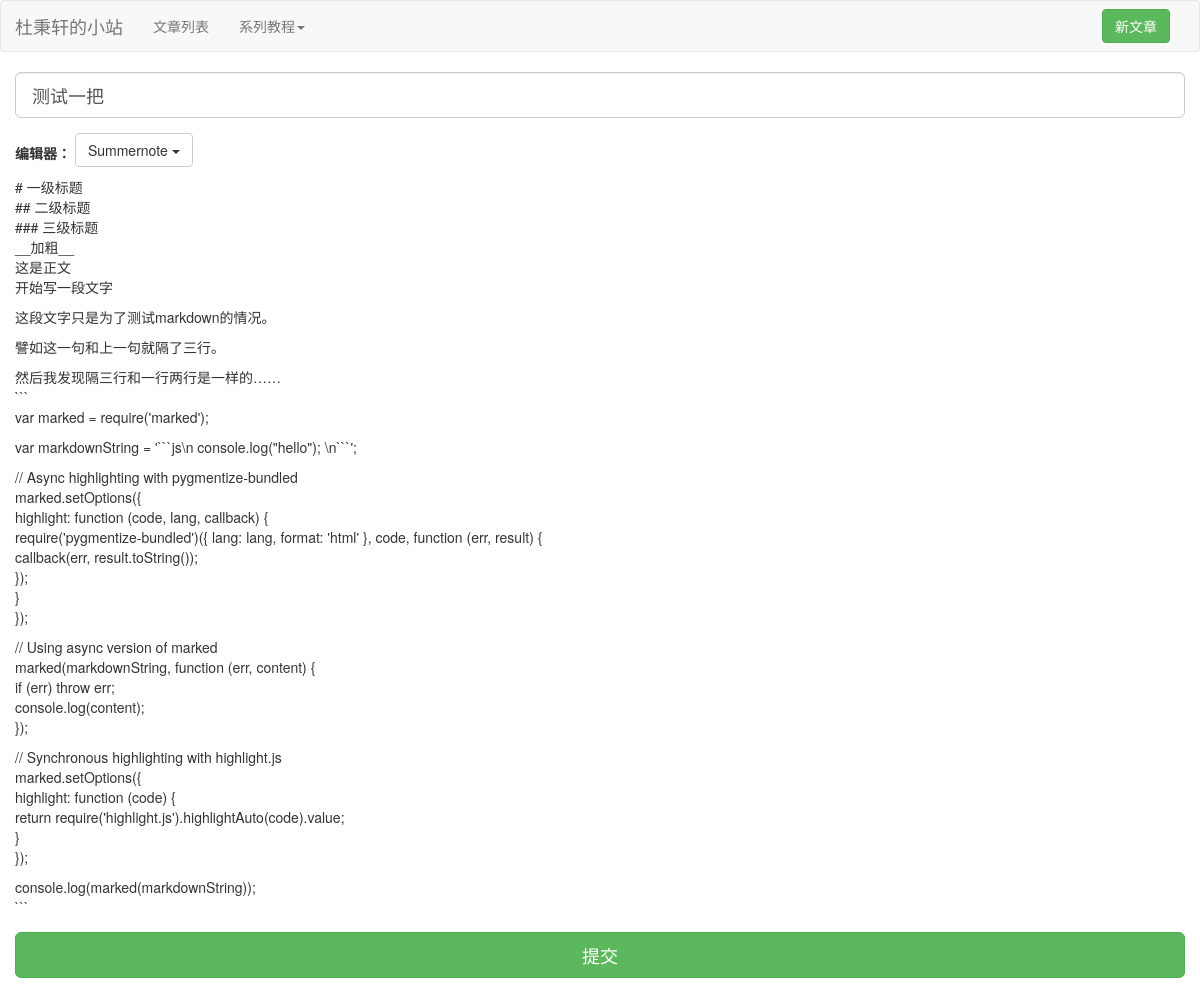
The app's page /article/edit/4/?editor=Summernote, older data.
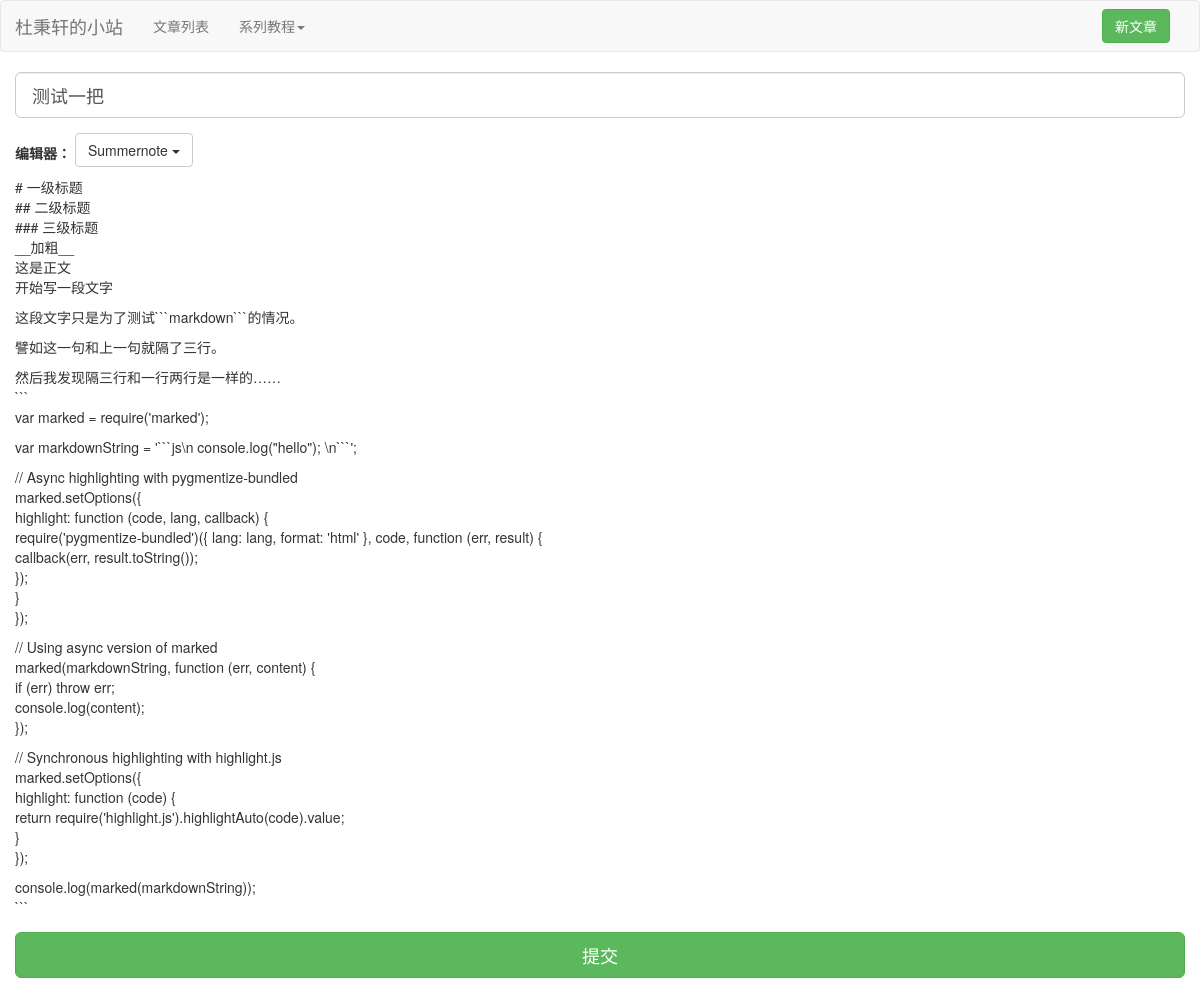
The same page, newer data.
### website/models.py (models this page shows, shortened)
class Article(models.Model):
    title = models.CharField(max_length=100, null=True, verbose_name='标题')
    content = models.TextField(null=True, verbose_name='内容')
    tags = models.ManyToManyField('Tag', null=True, verbose_name='标签', related_name='tags')
    categories = models.ForeignKey('Category', null=True, verbose_name='分类', related_name='categories')
    publish_time = models.DateTimeField(auto_now_add=True, verbose_name='发布时间')
    modify_time = models.DateTimeField(auto_now=True, verbose_name='修改时间')
    editor = models.CharField(max_length=32, default='MD', verbose_name='编辑器')
    access_count = models.BigIntegerField(default=0, verbose_name='阅读量')

### website/views.py (the view)
# urls.py: url(r'^edit/(?P<article_id>[0-9]+)/$', views.article_edit_page, name='article_edit_page'),
def article_edit_page(request, article_id):
    editor = request.GET.get('editor', '')
    if article_id == '0':
        if not editor:
            editor = 'Summernote'
        return render(request, 'website/article_edit_page.html', {'article_id': 0, 'editor': editor})
    article = get_object_or_404(Article, pk=article_id)
    if not editor:
        editor = article.editor
    return render(request, 'website/article_edit_page.html', {'article': article, 'article_id': article.id,
                                                              'editor': editor})

### website/templates/website/article_edit_page.html (shortened to what this page needs)
{% extends 'website/base.html' %}
{% block body_content %}
    <div class="container">
        <form role="form" method="post" action="{% url 'article:edit_action' %}" id="article-form">
            <div class="row">
                <div class="form-group">
                    <input title="title" type="text" name="title" class="form-control input-lg"
                           value="{{ article.title|default_if_none:'' }}" id="article-title"
                           placeholder="文章标题">
                </div>
            </div>
            <div class="row">
                <div class="dropdown">
                    <label for="select-editor">编辑器：</label>
                    <button class="btn btn-default dropdown-toggle" href="#" id="select-editor"
                            data-toggle="dropdown" style="margin-bottom: 10px">
                        {{ editor }}
                        <span class="caret"></span>
                    </button>
                </div>
            </div>
            <div class="row">
                {% if editor == 'Summernote' %}
                    <div class="form-group" id="article-editor">
                        {{ article.content|safe|linebreaks|default_if_none:'' }}
                    </div>
                {% elif editor == 'Markdown' %}
                    <div class="form-group" id="article-editor">
                    <textarea title="content" name="content" class="form-control" style="resize: none;"
                              rows="20" placeholder="在这里编辑文章内容"
                              id="article-content">{{ article.content|default_if_none:'' }}</textarea>
                    </div>
                {% endif %}
            </div>
            <div class="row">
                <div class="form-group">
                    <button class="btn btn-success btn-lg btn-block" type="button" id="submit-btn">提交</button>
                </div>
            </div>
        </form>
    </div>
{% endblock %}

Row changes from the older to the newer data that the page shows:
changed Article "测试一把": content "…三级标题 __加粗__ 这是正文 开始写一段文字 这段文字只是为了测试markdown的情况。 譬如这一句和上一句就隔了三行。 然后我发现隔三行和一行两行是一样的…… ``` var…" → "…三级标题 __加粗__ 这是正文 开始写一段文字 这段文字只是为了测试```markdown```的情况。 譬如这一句和上一句就隔了三行。 然后我发现隔三行和一行两行是一样的…… ``` var…"
